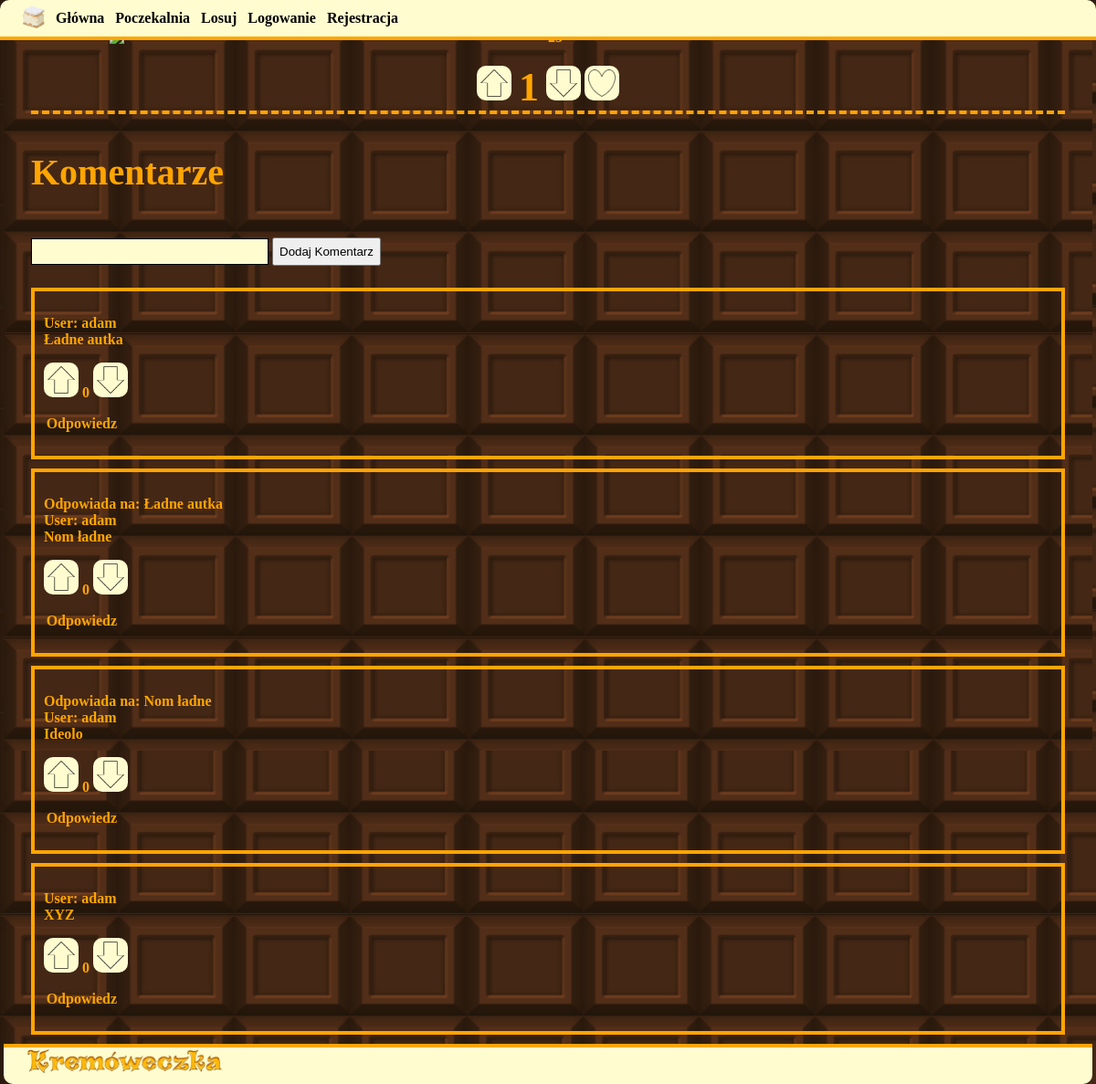
/index.php?action=random&id=23, run on the app's committed database.
### tables this page shows
CREATE TABLE `posts` (
  `IDpost` int(11) UNSIGNED NOT NULL,
  `title` text NOT NULL,
  `points` int(11) NOT NULL DEFAULT 0,
  `valid` tinyint(1) NOT NULL DEFAULT 0
);

CREATE TABLE `comments` (
  `IDcomment` int(10) UNSIGNED NOT NULL,
  `IDparent` int(10) UNSIGNED NOT NULL,
  `IDuser` int(11) UNSIGNED NOT NULL,
  `IDpost` int(11) UNSIGNED NOT NULL,
  `text` text NOT NULL,
  `points` int(11) NOT NULL DEFAULT 0
);

CREATE TABLE `users` (
  `IDuser` int(10) UNSIGNED NOT NULL,
  `login` varchar(20) NOT NULL,
  `email` varchar(40) NOT NULL,
  `password` varchar(100) NOT NULL,
  `permission` enum('admin','moderator','user','') NOT NULL DEFAULT 'user',
  `birthday` date DEFAULT NULL,
  `points` int(11) NOT NULL DEFAULT 0
);

### actions/random.php (called while the page is built, shortened)
<?php
    $stmt = $db->prepare('SELECT points FROM posts WHERE IDpost=:id');
    $stmt->bindValue(':id', $_GET['id']);
    $stmt->execute();
    $points=$stmt->fetch();
    $stmt = $db->prepare('SELECT IDcomment,IDparent,text,comments.points,login FROM comments LEFT JOIN users ON comments.IDuser=users.IDuser  WHERE IDpost=:id');
    $stmt->bindValue(':id', $_GET['id']);
    $stmt->execute();
    $comments=$stmt->fetchAll();
    $sortedComments=array();
    for($i=0; $i<count($comments); $i++)
    {
        if($comments[$i]['IDparent']==0)
        {
        $sortedComments[]=$comments[$i];
        }
    }
    $stmt = $db->prepare('SELECT posts.IDpost,title,IDphoto,ext,description,points FROM posts LEFT JOIN photos ON posts.IDpost=photos.IDpost WHERE posts.IDpost=:id');
    $stmt->bindValue(':id', $_GET['id']);
    $stmt->execute();
?>

### functions/library.php (called while the page is built, shortened)
<?php
function IconsURL($name)
{
return _ICON_PATH.DIRECTORY_SEPARATOR.$name.'.png';
}
function GetCommentIconUpVote($voted,$id)
{
    return "UpVoteOFF";
}
function GetCommentIconDownVote($voted,$id)
{
    return "DownVoteOFF";
}
function GetParentCommentText(&$sortedComments,&$key)
{
    if($sortedComments[$key]['IDparent']!=0)
        for($i=$key-1; $i>=0; $i--)
            if($sortedComments[$i]['IDcomment']==$sortedComments[$key]['IDparent'])
                return $sortedComments[$i]['text'];
}
?>

### view/random.php (the view, shortened to what this page needs)
<!DOCTYPE html>
<html>
<head>
    <link rel="stylesheet" href="style.css" />
</head>
<body>
    <section>
        <div class="list">
            <?php if (isset($_GET['id'])) : ?>
                <?php if ($post = $stmt->fetch()) : ?>
                    <?php
                    do {
                    ?>
                        <div class='element'>
                        </div>
                    <?php
                    } while ($post = $stmt->fetch());
                    ?>
                <?php else : ?>
                    <?php redirect('home'); ?>
                <?php endif; ?>
            <?php else : ?>
                <?php redirect('pageNotFound'); ?>
            <?php endif; ?>
        </div>
        <div class="control">
            <?php if (isset($vote)) : ?>
                <?php if ($vote) : ?>
                    <?php if ($vote['vote']) : ?>
                        <img width="30" height="30" class="icons" onclick="onClick(event)" id="upvote.OFF" src="<?php echo IconsURL('UpVoteON') ?>" />
                        <div class="points"><?php echo $points['0']; ?></div>
                        <img width="30" height="30" class="icons" id="downvote.ON" src="<?php echo IconsURL('DownVoteOFF') ?>" />
                    <?php else : ?>
                        <img width="30" height="30" class="icons" id="upvote.ON" src="<?php echo IconsURL('UpVoteOFF') ?>" />
                        <div class="points"><?php echo $points['0']; ?></div>
                        <img width="30" height="30" class="icons" onclick="onClick(event)" id="downvote.OFF" src="<?php echo IconsURL('DownVoteON') ?>" />
                    <?php endif; ?>
                <?php else : ?>
                    <img width="30" height="30" class="icons" onclick="onClick(event)" id="upvote.ON" src="<?php echo IconsURL('UpVoteOFF') ?>" />
                    <div class="points"><?php echo $points['0']; ?></div>
                    <img width="30" height="30" class="icons" onclick="onClick(event)" id="downvote.ON" src="<?php echo IconsURL('DownVoteOFF') ?>" />
                <?php endif; ?>
            <?php else : ?>
                <img width="30" height="30" class="icons" id="upvote.ON" src="<?php echo IconsURL('UpVoteOFF') ?>" />
                <div class="points"><?php echo $points['0']; ?></div>
                <img width="30" height="30" class="icons" id="downvote.ON" src="<?php echo IconsURL('DownVoteOFF') ?>" />
            <?php endif; ?>
            <?php if (isset($favorite)) : ?>
                <?php if ($favorite) : ?>
                    <img width="30" height="30" class="icons" onclick="onClick(event)" id="favorite.OFF" src="<?php echo IconsURL('FavoriteON') ?>" />
                <?php else : ?>
                    <img width="30" height="30" class="icons" onclick="onClick(event)" id="favorite.ON" src="<?php echo IconsURL('FavoriteOFF') ?>" />
                <?php endif ?>
            <?php else : ?>
                <img width="30" height="30" class="icons" id="favorite.ON" src="<?php echo IconsURL('FavoriteOFF') ?>" />
            <?php endif; ?>
        </div>
        <div class="comments">
            <div class="addcomment">
                <p style="font-size:40px;">Komentarze</p>
                <form onsubmit="onAddComment(event)" id="FormComment" name="form">
                    <input type="text" name="comment" value="">
                    <input type=submit class="addcomment" value="Dodaj Komentarz" name="comment" id="Comment">
                </form>
            </div>
            <?php if (count($sortedComments) != 0) : ?>
                <?php foreach ($sortedComments as $key => $value) : ?>
                    <div class="comment">
                        <p>
                            <?php if ($sortedComments[$key]['IDparent'] != 0) : ?>
                                Odpowiada na: <?php echo GetParentCommentText($sortedComments, $key) ?><br>
                            <?php endif; ?>
                            User: <?php echo $sortedComments[$key]['login'] ?><br>
                            <?php echo $sortedComments[$key]['text'] ?><br>
                        <form onsubmit="onVoteComment(event)" id="FormComment.<?php echo $sortedComments[$key]['IDcomment'] ?>" name="VoteComment">
                            <input onclick="onClickCommentVote(event)" type=image width="30" height="30" class="icons" value="UpVote" name="CommentUpVote" id="CommentUpVote.<?php $sortedComments[$key]['IDcomment'] ?>" src="<?php echo IconsURL(GetCommentIconUpVote($voteComments, $sortedComments[$key]['IDcomment'])) ?>">
                            <?php echo $sortedComments[$key]['points'] ?>
                            <input onclick="onClickCommentVote(event)" type=image width="30" height="30" class="icons" value="DownVote" name="CommentDownVote" id="CommentDownVote.<?php $sortedComments[$key]['IDcomment'] ?>" src="<?php echo IconsURL(GetCommentIconDownVote($voteComments, $sortedComments[$key]['IDcomment'])) ?>"><br>
                        </form>
                        <label id="<?php echo $sortedComments[$key]['IDcomment'] ?>" onclick="onClickAnswerComment(event)">Odpowiedz</label>
                        </p>
                    </div>
                <?php endforeach; ?>
            <?php endif; ?>
        </div>
    </section>
</body>
</html>

### style.css (style rules this page uses)
html,body { background-image: url("choco.png"); background-repeat: repeat; height: calc(100% - 10px); margin: 2px; min-height: 630px; min-width: 720px; }
section { top: 45px; min-height: 95%; font-weight: bold; color: orange; }
form { width: 600px; }
input[type="text"],[type="password"],[type="file"],[type="email"] { border: 1px solid; font-weight: bold; background-color:#FFFDD0; color: black; padding: 6px; width: 260px; box-sizing: border-box; }
.addcomment { display: inline; margin-left: 100px; }
input[type="submit"] { margin: 0; margin-top: 8px; margin-bottom: 8px; padding: 6px; }
label { display: inline-block; width: 80px; text-align: right; margin-right: 40px; }
.icons { padding: 4px; border-radius: 10px; width: 30; height: 30; background-color: #FFFDD0; }
.comments { border-top: dashed orange 4px; border-top-width: 100%; margin-left: 30px; margin-right: 30px; }
.comment { border: solid orange 4px; padding: 10px; margin-bottom: 10px; }
.points { display: inline; font-family: Verdana; font-size: 44px; padding: 4px; }
.control { margin-left: auto; margin-right: auto; text-align: center; }

### data on the page
posts: points "1"
comments: IDuser.login "adam", text "Ładne autka", points "0"
comments: IDuser.login "adam", text "Nom ładne", points "0"
comments: IDuser.login "adam", text "Ideolo", points "0"
comments: IDuser.login "adam", text "XYZ", points "0"
